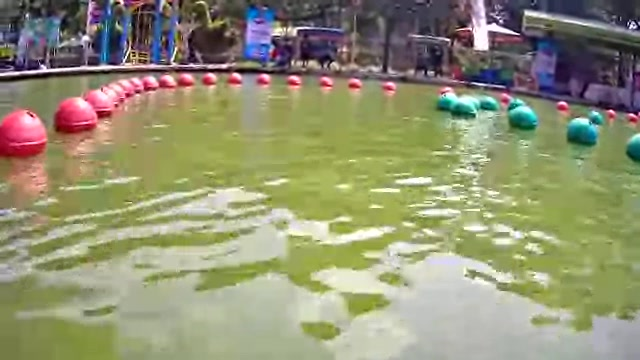
#> input picture Lomba/bola.jpg, 640 x 360 px, given in place of Copy of 2021-10-22-091818.mp4, which was not available
$ python 'light Vision segmenting 2_hijau.py'
#> lines starting #> are read from the running program, lines starting #| are printed output that depends on the picture; after the words box and inside, x2 and y2 are one past the last pixel; in counts of white or black regions, pixels touching at a corner belong together; pictures that were not available may be replaced by others from this repository, and a replacement may not be noted
#> further down, img is the input picture: shape (360, 640, 3); mean B, G, R 115.6, 145.8, 146.1
import cv2
import numpy as np
import serial
import time


#---------Inisiasi---------#
INVERS = 'n' #(y/n)

lowerRed = np.array([163,43,142])  #[0, 124, 53]     #[163,43,142]
upperRed = np.array([180,255,255]) #[74, 255, 255]   #[180,255,255]
lowerRed2 = np.array([0, 124, 53])
upperRed2 = np.array([74, 255, 255])

lowerGreen = np.array([79, 221, 0 ])  #TRIAL 1 : 79 221 0        #[84,97,0]                       #76 121 17  #66 57 0
upperGreen = np.array([95, 255, 255]) #TRIAL 1 : 93 255 255    #[95,255,255]                      #97 255 255  #102 255 255
lowerGreen2 = np.array([84,97,0])
upperGreen2 = np.array([93, 255, 255])


batasLuasAtasMerah = 10000
batasLuasBawahMerah = 100

batasLuasAtasHijau = 10000
batasLuasBawahHijau = 200


port = '/dev/ttyUSB0'  #############################
bautRate = 9600

asalVideo = 'D:\Resources/Copy of 2021-10-22-091818.mp4'
scaling = 1.5

areaLurus = 20
areaBelokTipis = 30
areaBelokBesar = 50

blockAtas = 120
blockTengah = 200
blockKanan = 70
blockKiri = 10
blockBawah = -50
segitigaVertikal = 60
segitigaHorizontal = 150


#--------------------------#


##Koordinat area manuver
batasLurus = {
    "+"     : areaLurus,
    "-"     : -areaLurus,
}

batasBelokTipis = {
    "+kanan"    : (areaLurus + areaBelokTipis),
    "+kiri"     : (areaLurus) -1,

    "-kanan"    : -(areaLurus) +1,
    "-kiri"     : -(areaLurus + areaBelokTipis),
}

batasBelokBesar = {
    "+kanan"    : (areaLurus + areaBelokTipis + areaBelokBesar),
    "+kiri"     : (areaLurus + areaBelokTipis) -1,

    "-kanan"    : -(areaLurus + areaBelokTipis) +1,
    "-kiri"     : -(areaLurus + areaBelokTipis + areaBelokBesar),
}

##Balik bola kanan sama kiri
if INVERS == 'y':
    lowerRed2 = lowerRed
    upperRed2 = upperRed

    lowerRed = lowerGreen
    upperRed = upperGreen
    lowerGreen = lowerRed2
    upperGreen = upperRed2


    batasLuasAtasMerah2 = batasLuasAtasMerah
    batasLuasBawahMerah2 = batasLuasBawahMerah

    batasLuasAtasMerah = batasLuasAtasHijau
    batasLuasBawahMerah = batasLuasBawahHijau
    batasLuasAtasHijau = batasLuasAtasMerah2
    batasLuasBawahHijau = batasLuasBawahMerah2

    ################################

##Fungsi rescale
def rescale(frame, scale=0.75):
#> called with scale = 1.5
    width = int(frame.shape[1] * scale)
#> width = 960
    height = int(frame.shape[0] * scale)
#> height = 540

    dimensions = (width,height)
#> dimensions = (960, 540)

    return cv2.resize(frame, dimensions, interpolation=cv2.INTER_AREA)

#Fungsi Pengolahan Citra
def bolamerah(img,hsv,upper,lower):
    global maskRed
    maskRed = cv2.inRange(hsv, lower, upper)
    cv2.rectangle(maskRed, (img.shape[1]//2,0), (img.shape[1],img.shape[0]), (0,0,0), thickness=-1)
    return cv2.findContours(maskRed,1,cv2.CHAIN_APPROX_NONE)

def bolahijau(img,hsv,upper,lower):
    global maskGreen
    maskGreen = cv2.inRange(hsv, lower, upper)
    cv2.rectangle(maskGreen, (0,0), (img.shape[1]//2,img.shape[0]), (0,0,0), thickness=-1) ###
    return cv2.findContours(maskGreen,1,cv2.CHAIN_APPROX_NONE)


##Nyambungin ke arduino
try:
    ser = serial.Serial(port, bautRate, timeout=None)
    arduino = 'ada'
    #startNyelem = 1000
except:
    arduino = 'gada'
    print('------------gada arduino------------')


##Ambil file video
capture = cv2.VideoCapture(asalVideo)


while True:
    ##Ambil frame video
    status, img = capture.read()


    img = rescale(img, scaling)
    #print(img.shape[1],img.shape[0])


    ##Area of interest
    cv2.rectangle(img, (0,0), (img.shape[1],blockAtas), (0,0,0), thickness=-1)  #y=90  #y=110   ###
#> img: shape (540, 960, 3)
    cv2.rectangle(img, ((img.shape[1]//2)-blockTengah,0), ((img.shape[1]//2)+blockTengah,img.shape[0]), (0,0,0), thickness=-1) ###
    cv2.line(img, (img.shape[1]//5,blockAtas-50), (-5,blockAtas+10), (0,0,0), thickness=blockKiri) ###
    cv2.line(img, (img.shape[1]-img.shape[1]//5,blockAtas-50), (img.shape[1]+5,blockAtas+10), (0,0,0), thickness=blockKanan) ###
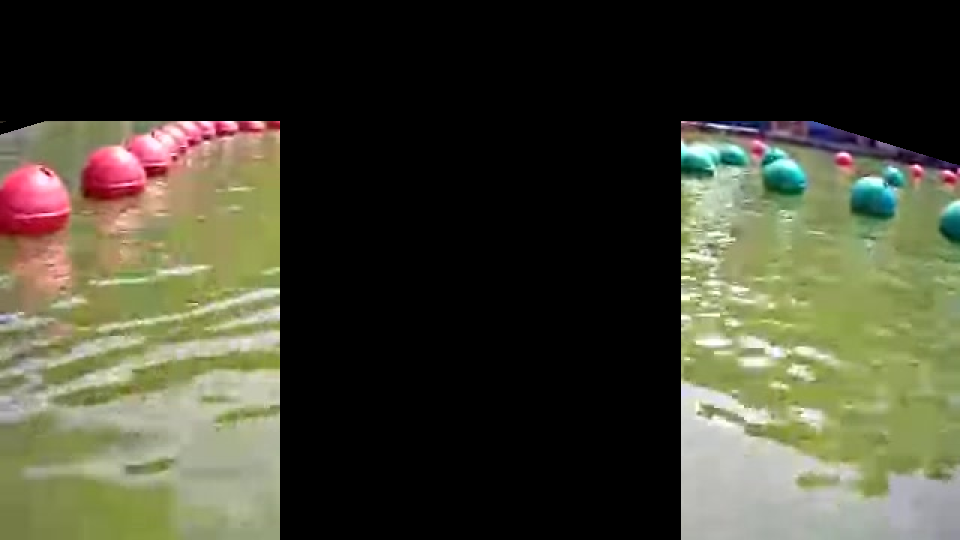
#> img: shape (540, 960, 3); mean B, G, R 52.2, 69.1, 69.2
   #------------------------------------------------------------------------------------------------------------
   #roi tambahan
    cv2.rectangle(img, (0,(img.shape[0]//2)+blockBawah), (img.shape[1],img.shape[0]), (0,0,0), thickness=-1)
    points = np.array([[120+segitigaHorizontal, 180+segitigaVertikal], [200+segitigaHorizontal, 110+segitigaVertikal], [200+segitigaHorizontal, 180+segitigaVertikal]])
    cv2.fillPoly(img, pts=[points], color=(0, 0, 0))#merah
    points2 = np.array([[540+segitigaHorizontal, 180+segitigaVertikal], [440+segitigaHorizontal, 110+segitigaVertikal], [440+segitigaHorizontal, 180+segitigaVertikal]])
    cv2.fillPoly(img, pts=[points2], color=(0, 0, 0))#hijau


    ##Image processing(blurring)
    frame = cv2.GaussianBlur(img, (21,21), cv2.BORDER_DEFAULT)


    ##Image processing(seleksi warna & masking)
    hsv = cv2.cvtColor(frame, cv2.COLOR_BGR2HSV)
#> hsv: shape (540, 960, 3); mean H, S, V 9, 12.3, 16.3

    #Pengolahan Bola Merah
    contours,hierarchy = bolamerah(img,hsv,upperRed,lowerRed)
#> in bolamerah, `maskRed = cv2.inRange(hsv, lower, upper)`:
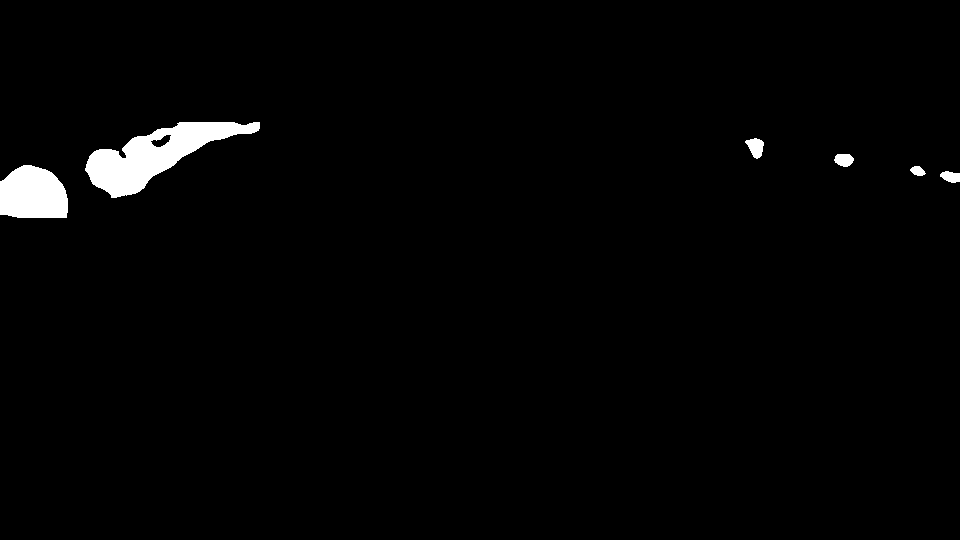
#> maskRed: shape (540, 960); 1.8% white; 6 white regions, box (x1, y1, x2, y2) and area: (85, 122, 260, 198) 5462, (0, 165, 68, 218) 3028, (745, 138, 764, 159) 254, (834, 154, 854, 167) 201, (940, 171, 960, 183) 176, (910, 166, 926, 176) 110
#> in bolamerah, `cv2.rectangle(maskRed, (img.shape[1]//2,0), (img.shape[1],img.shape[0]..`:
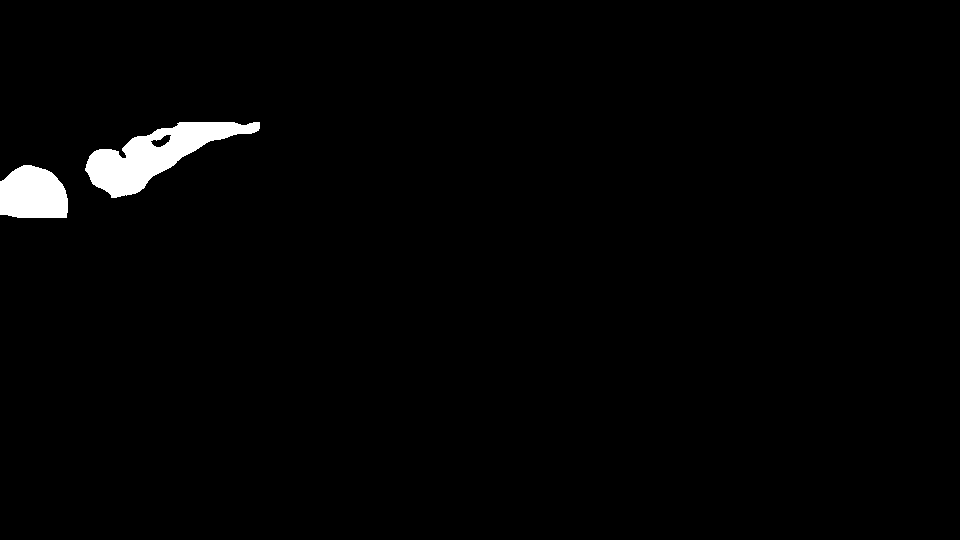
#> maskRed: shape (540, 960); 1.6% white; 2 white regions
#> contours = 3 contours; box (x1, y1, x2, y2) and area: (85, 122, 260, 198) 5386, (0, 165, 68, 218) 2930, (150, 134, 172, 148) 146
    #Pengolahan Bola HIjau
    contours2, hierarchy =  bolahijau(img,hsv,upperGreen,lowerGreen)
#> in bolahijau, `maskGreen = cv2.inRange(hsv, lower, upper)`:
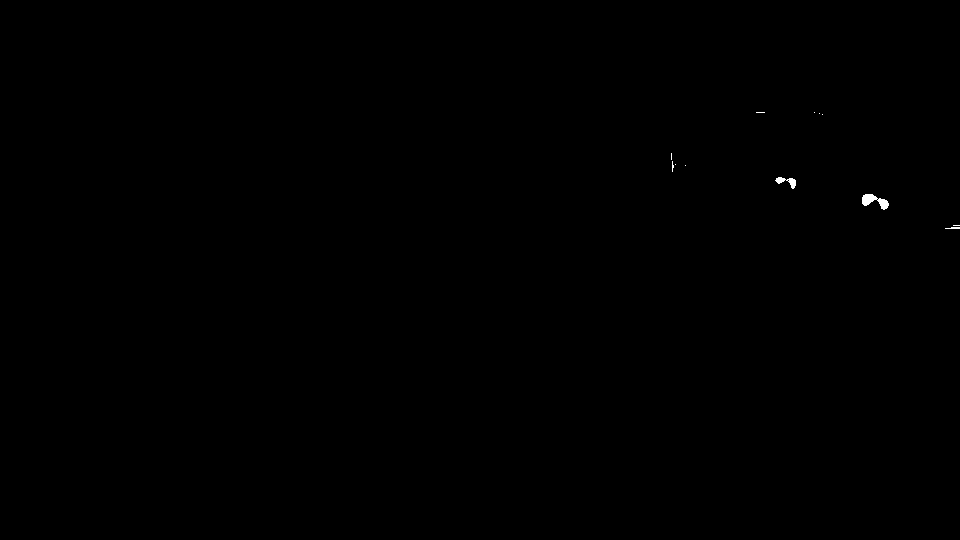
#> maskGreen: shape (540, 960); 0.08% white; 12 white regions (9 under 20 px)
#> contours2 = 14 contours, 12 with area under 20; largest, box (x1, y1, x2, y2) and area: (862, 194, 889, 210) 182, (775, 177, 796, 189) 86


    maskFinal = cv2.bitwise_or(maskRed, maskGreen)
#> maskFinal: shape (540, 960); 1.7% white; 14 white regions (9 under 20 px)
    result = cv2.bitwise_and(img, img, mask= maskFinal)


    contoursList = []
    for i in contours:
        area = cv2.contourArea(i)
        print('Luas kIRI =',area)  ##Red Area Checking##

        if area < batasLuasAtasMerah and area > batasLuasBawahMerah:
            contoursList.append(i)
        else : #pindah masking
            contours, hierarchy = bolamerah(img,hsv,upperRed2,lowerRed2)
            for i in contours:
                area = cv2.contourArea(i)
                #print('Luas kIRI =',area)  ##Red Area Checking##

                if area < batasLuasAtasMerah and area > batasLuasBawahMerah:
                    contoursList.append(i)
#> this loop made 3 passes
#| Luas kIRI = 2929.5
#| Luas kIRI = 145.5
#| Luas kIRI = 5386.5
#> after the loop, contoursList has the same summary as contours


    contours = tuple(contoursList)


    ##Image segmenting MERAH (KIRI)
    if len(contours) > 0:
        c = max(contours, key=cv2.contourArea)
#> c = contour of 395 points, box (x1, y1, x2, y2) (85, 122, 260, 198), area 5386

        area = cv2.contourArea(c)
        #print('maxKIRI=',area)

        M = cv2.moments(c)
#> M = moments, m00 5386.5, centre m10/m00, m01/m00 = (154.3, 154.3)
        if M['m00']!=0:
            cxM = int(M['m10']/M['m00'])
#> cxM = 154
            cyM = int(M['m01']/M['m00'])
#> cyM = 154
            cv2.rectangle(img, (cxM-20,cyM-20), (cxM+20,cyM+20), (255,255,255), 1)
#> img: shape (540, 960, 3); mean B, G, R 11.7, 13.1, 14.9

    else:
            cxM = -5
            cyM = img.shape[0]//2+10
    cv2.drawContours(img, contours, -1, (255,255,255),1)
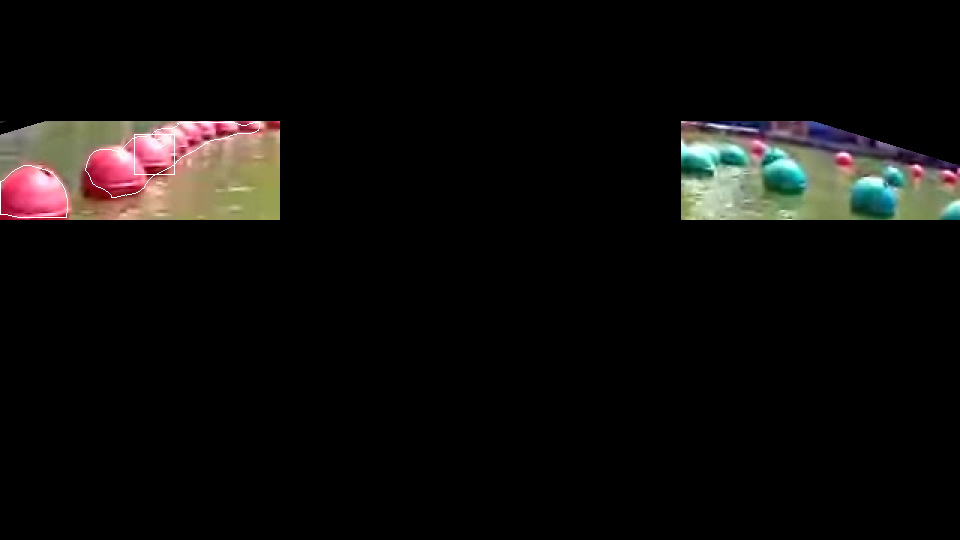
#> img: shape (540, 960, 3); mean B, G, R 11.8, 13.2, 15


    ##Seleksi luas HIJAU (KANAN)
    # contours, hierarchy = cv2.findContours(maskGreen,1,cv2.CHAIN_APPROX_NONE)

    contoursList = []
    for i in contours2:
        area = cv2.contourArea(i)
        #print('Luas Hijau =',area)  ##Green Area Check##

        if area < batasLuasAtasHijau and area > batasLuasBawahHijau:
            contoursList.append(i)
        else : #pindah masking
           contours2, hierarchy = bolahijau(img,hsv,upperGreen2,lowerGreen2)
           for i in contours:
                area = cv2.contourArea(i)
                #print('Luas kIRI =',area)  ##Red Area Checking##

                if area < batasLuasAtasHijau and area > batasLuasBawahHijau:
                    contoursList.append(i)
#> this loop made 14 passes
#> pass 1, in bolahijau (call 2), `maskGreen = cv2.inRange(hsv, lower, upper)`:
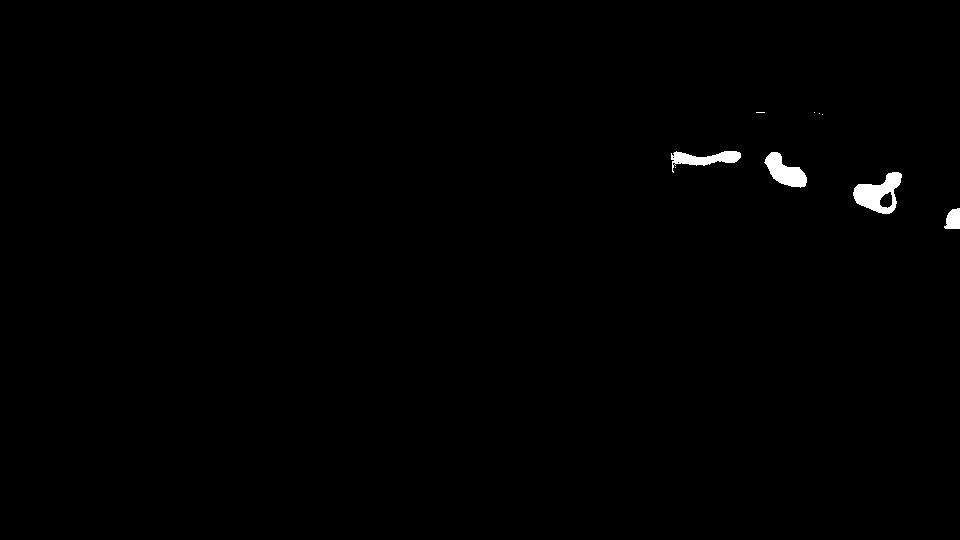
#> maskGreen: shape (540, 960); 0.56% white; 9 white regions (5 under 20 px)
#> after the loop, contoursList = 28 contours; largest, box (x1, y1, x2, y2) and area: (85, 122, 260, 198) 5386, (85, 122, 260, 198) 5386, (85, 122, 260, 198) 5386, (85, 122, 260, 198) 5386, (85, 122, 260, 198) 5386


    contours = tuple(contoursList)
#> contours has the same summary as contoursList


    ##Image segmenting HIJAU (KANAN)
    if len(contours2) > 0:
        c = max(contours2, key=cv2.contourArea)
#> c = contour of 140 points, box (x1, y1, x2, y2) (853, 172, 902, 214), area 1167

        area = cv2.contourArea(c)
#> area = 1167
        print('maxHIJAU=',area)
#| maxHIJAU= 1167.0

        M = cv2.moments(c)
#> M = moments, m00 1167, centre m10/m00, m01/m00 = (878.6, 194.1)
        if M['m00']!=0:
            cxH = int(M['m10']/M['m00'])
#> cxH = 878
            cyH = int(M['m01']/M['m00'])
#> cyH = 194
            cv2.rectangle(img, (cxH-20,cyH-20), (cxH+20,cyH+20), (255,255,255), 1)
#> img: shape (540, 960, 3); 0.03% of pixels changed, all inside (x1, y1, x2, y2) = (858, 174, 899, 215)

    else:
            cxH = img.shape[1]+5
            cyH = img.shape[0]//2+10
    cv2.drawContours(img, contours2, -1, (255,255,255),1)


    ##Garis & lingkaran tengah
    cv2.line(img, (img.shape[1]//2,0), (img.shape[1]//2,img.shape[0]), (0,255,255), thickness=2) ###
    cv2.line(img, (cxM,cyM), (cxH,cyH), (255,255,255), thickness=2)
    cxDOT = (cxH + cxM) // 2
#> cxDOT = 516
    cyDOT = (cyH + cyM) // 2
#> cyDOT = 174
    cv2.circle(img, (cxDOT,cyDOT), 10, (0,255,255), thickness=2)
#> img: shape (540, 960, 3); mean B, G, R 12.8, 15.1, 16.9

    ##Area - area manuver kapal
    cv2.line(img, (img.shape[1]//2 + batasLurus['-'], 0), (img.shape[1]//2 + batasLurus['-'],img.shape[0]), (255,255,255), thickness=1) ###
    cv2.line(img, (img.shape[1]//2 + batasLurus['+'],0), (img.shape[1]//2 + batasLurus['+'],img.shape[0]), (255,255,255), thickness=1) ###
    cv2.putText(img, 'a', (img.shape[1]//2,img.shape[0]-20), cv2.FONT_HERSHEY_TRIPLEX, 0.6, (255,255,255), thickness=1) ###
#> img: shape (540, 960, 3); mean B, G, R 13.4, 15.6, 17.5

    cv2.line(img, (img.shape[1]//2 + batasBelokTipis['-kiri'], 0), (img.shape[1]//2 + batasBelokTipis['-kiri'],img.shape[0]), (255,255,255), thickness=1) ###
    cv2.line(img, (img.shape[1]//2 + batasBelokTipis['+kanan'],0), (img.shape[1]//2 + batasBelokTipis['+kanan'],img.shape[0]), (255,255,255), thickness=1) ###
    cv2.putText(img, 'b', (img.shape[1]//2 + ((batasBelokTipis['-kiri']+batasLurus['-'])//2) , img.shape[0]-20), cv2.FONT_HERSHEY_TRIPLEX, 0.6, (255,255,255), thickness=1) ###
#> img: shape (540, 960, 3); mean B, G, R 13.9, 16.2, 18
    cv2.putText(img, 'c', (img.shape[1]//2 + ((batasBelokTipis['+kanan']+batasLurus['+'])//2) , img.shape[0]-20), cv2.FONT_HERSHEY_TRIPLEX, 0.6, (255,255,255), thickness=1) ###
#> img: shape (540, 960, 3); mean B, G, R 13.9, 16.2, 18

    cv2.line(img, (img.shape[1]//2 + batasBelokBesar['-kiri'], 0), (img.shape[1]//2 + batasBelokBesar['-kiri'],img.shape[0]), (255,255,255), thickness=1) ###
    cv2.line(img, (img.shape[1]//2 + batasBelokBesar['+kanan'],0), (img.shape[1]//2 + batasBelokBesar['+kanan'],img.shape[0]), (255,255,255), thickness=1) ###
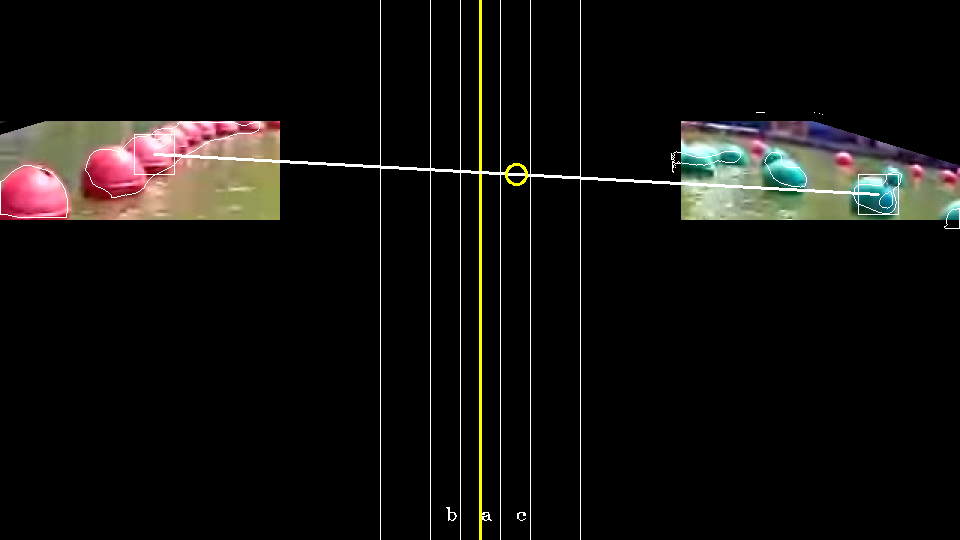
#> img: shape (540, 960, 3); mean B, G, R 14.5, 16.7, 18.5
    cv2.putText(img, 'd', (img.shape[1]//2 + ((batasBelokBesar['-kiri']+batasBelokTipis['-kiri'])//2) , img.shape[0]-20), cv2.FONT_HERSHEY_TRIPLEX, 0.6, (255,255,255), thickness=1) ###
#> img: shape (540, 960, 3); 0.01% of pixels changed, all inside (x1, y1, x2, y2) = (407, 507, 417, 521)
    cv2.putText(img, 'e', (img.shape[1]//2 + ((batasBelokBesar['+kanan']+batasBelokTipis['+kanan'])//2) , img.shape[0]-20), cv2.FONT_HERSHEY_TRIPLEX, 0.6, (255,255,255), thickness=1) ###
#> img: shape (540, 960, 3); mean B, G, R 14.5, 16.8, 18.6


    ##jarak sumbu x lingkaran, ke tengah
    cx = cxDOT - img.shape[1]/2
#> cx = 36
    #print(cx)


    ##Menampilkan
    cv2.imshow('raw image', img)
    # cv2.imshow('result', result)
    #cv2.imshow('resultp', maskGreen)
    time.sleep(0.05)


    ##Ngirim data ke arduino
    if arduino == 'ada':

        ##Lurus
        if cx > batasLurus['-'] and cx < batasLurus['+']:
            ser.write('a'.encode())
            print('a')


        ##Belok kiri tipis
        elif cx > batasBelokTipis["-kiri"] and cx < batasBelokTipis["-kanan"]:
            ser.write('b'.encode())

            print('b')
        ##Belok kanan tipis
        elif cx > batasBelokTipis["+kiri"] and cx < batasBelokTipis["+kanan"]:
            ser.write('c'.encode())

            print('c')


        ##Belok kiri besar
        elif cx > batasBelokBesar['-kiri'] and cx < batasBelokBesar['-kanan']:
            ser.write('d'.encode())

            print('d')
        ##Belok kanan besar
        elif cx > batasBelokBesar['+kiri'] and cx < batasBelokBesar['+kanan']:
            ser.write('e'.encode())

            print('e')


        ##Belok kiri tajam
        elif cx < batasBelokBesar['-kiri']:
            ser.write('f'.encode())
            p = 'x'

            print('f')


        ##Belok kanan tajam
        elif cx > batasBelokBesar['+kanan']:
            ser.write('g'.encode())
            p = 'x'

            print('g')


    if cv2.waitKey(1) == ord('q'):
#> (key q is pressed here)
        break


capture.release()
cv2.destroyAllWindows()
